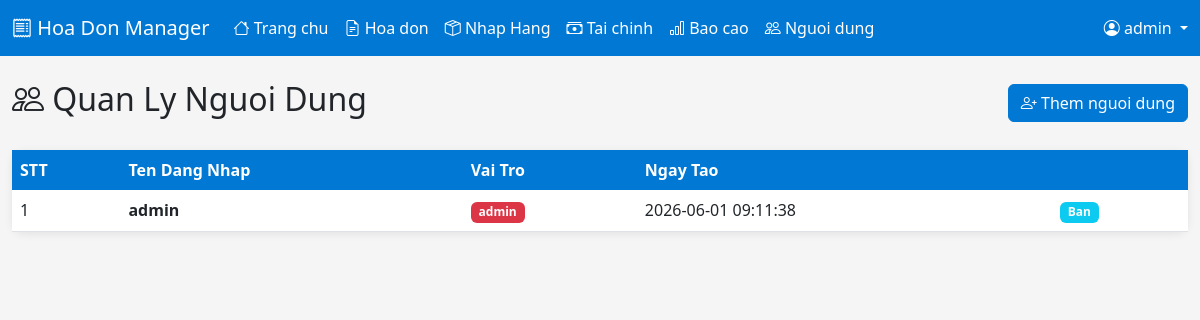
The app's page /users (signed in) with its own data.
### tables this page shows
CREATE TABLE users (
            id INTEGER PRIMARY KEY AUTOINCREMENT,
            username TEXT UNIQUE NOT NULL,
            password TEXT NOT NULL,
            role TEXT NOT NULL DEFAULT 'ketoan',
            created_at TIMESTAMP DEFAULT CURRENT_TIMESTAMP
        );

### app.py (the view)
@app.route('/users')
@admin_required
def users():
    conn = get_db()
    c = conn.cursor()
    c.execute('SELECT id, username, role, created_at FROM users ORDER BY created_at')
    users_list = c.fetchall()
    conn.close()
    return render_template('users.html', users=users_list)

### app.py (called while the page is built, shortened)
def get_db():
    if USE_PG:
        import psycopg2
        conn = psycopg2.connect(os.environ['DATABASE_URL'])
    else:
        conn = sqlite3.connect(DATABASE)
        conn.row_factory = sqlite3.Row
    class Wrapper:
        def __init__(self, conn, use_pg):
            self._conn = conn
            self._use_pg = use_pg
        def cursor(self):
            return HybridCursor(self._conn.cursor(), self._use_pg)
        def close(self):
            self._conn.close()
    return Wrapper(conn, USE_PG)

def admin_required(f):
    @wraps(f)
    def decorated(*args, **kwargs):
        if 'user_id' not in session or session.get('role') != 'admin':
            flash('Ban khong co quyen!', 'danger')
            return redirect(url_for('dashboard'))
        return f(*args, **kwargs)
    return decorated

@app.context_processor
def inject_user():
    if 'user_id' not in session:
        return {'notif_count': 0}
    conn = get_db()
    c = conn.cursor()
    c.execute('SELECT COUNT(*) FROM notifications WHERE user_id=? AND is_read=0', (session['user_id'],))
    count = c.fetchone()[0]
    conn.close()
    return {'notif_count': count}

@app.before_request
def before():
    pass

    def execute(self, sql, params=None):
        if params is not None:
            if self._use_pg:
                sql = sql.replace('?', '%s')
            self._cursor.execute(sql, params)
        else:
            self._cursor.execute(sql)
        if self._use_pg:
            self._col_names = [desc[0] for desc in self._cursor.description] if self._cursor.description else []
        return self

    def fetchone(self):
        row = self._cursor.fetchone()
        if row is None:
            return None
        return row

    def fetchall(self):
        rows = self._cursor.fetchall()
        return rows

### templates/users.html (shortened to what this page needs)
{% extends "base.html" %}
{% block content %}
<div class="d-flex justify-content-between align-items-center mb-4">
    <h2><i class="bi bi-people"></i> Quan Ly Nguoi Dung</h2>
    <button class="btn btn-primary" data-bs-toggle="modal" data-bs-target="#addUserModal">
        <i class="bi bi-person-plus"></i> Them nguoi dung
    </button>
</div>
<div class="card">
    <div class="card-body p-0">
        <table class="table table-hover mb-0">
            <thead><tr><th>STT</th><th>Ten Dang Nhap</th><th>Vai Tro</th><th>Ngay Tao</th><th></th></tr></thead>
            <tbody>
                {% for user in users %}
                <tr>
                    <td>{{ loop.index }}</td>
                    <td><strong>{{ user.username }}</strong></td>
                    <td>
                        {% if user.role == 'admin' %}
                        <span class="badge bg-danger">{{ user.role }}</span>
                        {% else %}
                        <span class="badge bg-secondary">{{ user.role }}</span>
                        {% endif %}
                    </td>
                    <td>{{ user.created_at }}</td>
                    <td>
                        {% if user.id != session.user_id %}
                        <form method="POST" action="{{ url_for('users_delete', user_id=user.id) }}" class="d-inline" onsubmit="return confirm('Xoa nguoi dung nay?');">
                            <button type="submit" class="btn btn-sm btn-outline-danger"><i class="bi bi-trash"></i></button>
                        </form>
                        {% else %}
                        <span class="badge bg-info">Ban</span>
                        {% endif %}
                    </td>
                </tr>
                {% endfor %}
            </tbody>
        </table>
    </div>
</div>
{% endblock %}

### templates/base.html (style rules this page uses)
:root { --primary: #0078D4; --success: #107C10; --danger: #D13438; --warning: #FFC107; }
body { background-color: #f5f5f5; font-family: 'Segoe UI', Tahoma, sans-serif; }
.card { border: none; border-radius: 12px; box-shadow: 0 2px 8px rgba(0,0,0,0.08); }
.btn-primary { background-color: var(--primary); border-color: var(--primary); }
.table thead th { background-color: var(--primary); color: white; border: none; }

### records on screen
users: username "admin", role "admin", created_at "2026-06-01 09:11:38", shows "Ban"

### other values on screen
{{ session.username }} "admin"
